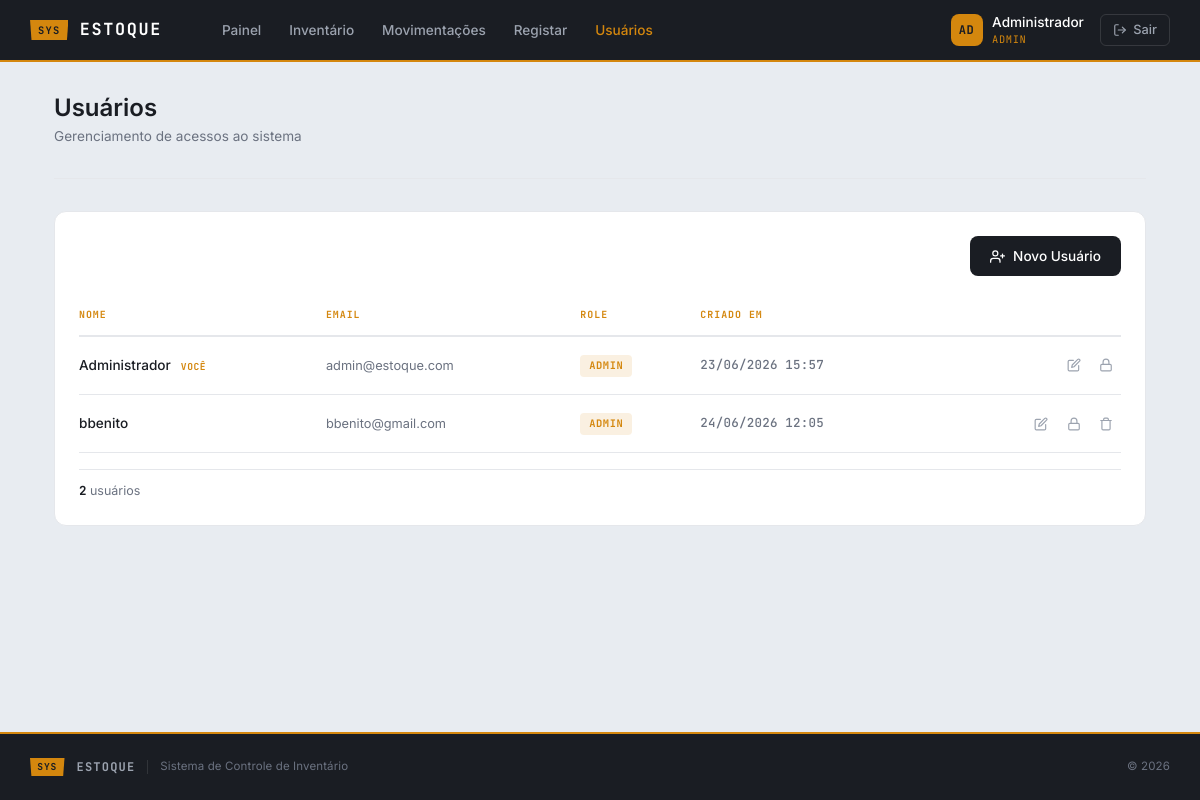
The app's page /pages/Usuarios.php (signed in), older data.
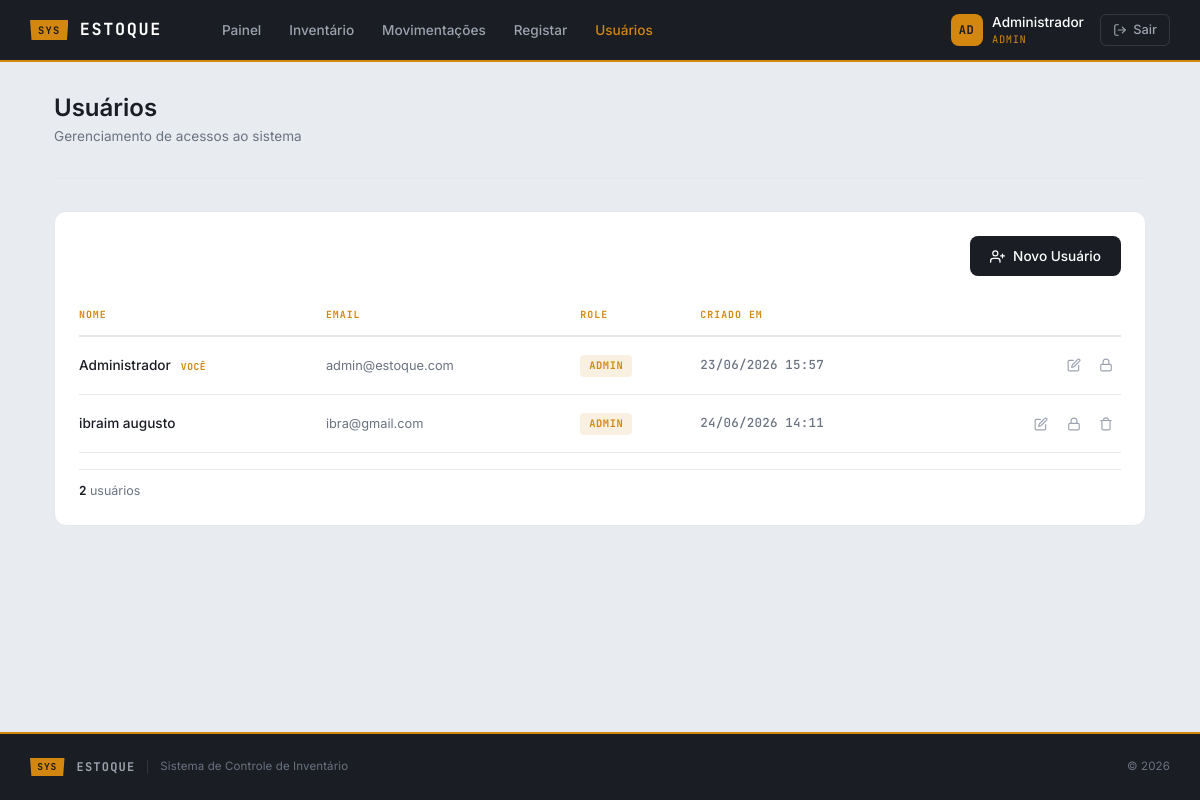
The same page, newer data.
### tables this page shows
CREATE TABLE `usuarios` (
  `id` int(255) NOT NULL,
  `nome` varchar(100) NOT NULL,
  `email` varchar(100) NOT NULL,
  `senha` varchar(255) NOT NULL,
  `role` enum('admin','funcionario') NOT NULL,
  `criado_em` timestamp NOT NULL DEFAULT current_timestamp()
);

### model/Usuario.php (called while the page is built, shortened)
<?php
class Usuario
{
    private $conn;
    public function __construct($conn)
    {
        $this->conn = $conn;
    }
    public function listarTodos()
    {
        $sql = "SELECT id, nome, email, role, criado_em FROM usuarios ORDER BY nome ASC";
        $query = $this->conn->prepare($sql);
        $query->execute();
        $result = $query->get_result();
        return $result->fetch_all(MYSQLI_ASSOC);
    }
}

### pages/Usuarios.php (the view, shortened to what the changed rows need)
<?php
require_once __DIR__ . "/../config/Database.php";
require_once __DIR__ . "/../model/Usuario.php";
$db = new Database();
$conn = $db->conectar();
$usuario = new Usuario($conn);
$usuarios = $usuario->listarTodos();
require_once "layouts/header.php";
?>
<div class="app-body">
    <div class="app-container">
        <div class="page-header">
            <h1>Usuários</h1>
        </div>
        <div class="card-app">
            <?php if (empty($usuarios)): ?>
            <div class="empty-state">
                <svg viewBox="0 0 24 24"><path d="M17 21v-2a4 4 0 0 0-4-4H5a4 4 0 0 0-4 4v2"/><circle cx="9" cy="7" r="4"/><path d="M23 21v-2a4 4 0 0 0-3-3.87"/><path d="M16 3.13a4 4 0 0 1 0 7.75"/></svg>
                <h3>Nenhum usuário registado</h3>
                <p>Crie o primeiro usuário para conceder acesso ao sistema.</p>
            </div>
            <?php else: ?>
            <div class="list-table-wrap">
                <table class="list-table">
                    <thead>
                        <tr>
                            <th>Nome</th>
                            <th>Email</th>
                            <th>Role</th>
                            <th>Criado em</th>
                            <th></th>
                        </tr>
                    </thead>
                    <tbody>
                        <?php foreach ($usuarios as $u):
                            $isSelf = (int)$u['id'] === (int)$_SESSION['id'];
                        ?>
                        <tr>
                            <td class="cell-name">
                                <?= htmlspecialchars($u['nome']) ?>
                            </td>
                            <td class="cell-category"><?= htmlspecialchars($u['email']) ?></td>
                            <td>
                                <span class="role-badge role-<?= $u['role'] ?>"><?= $u['role'] === 'admin' ? 'Admin' : 'Funcionário' ?></span>
                            </td>
                            <td class="cell-code"><?= date('d/m/Y H:i', strtotime($u['criado_em'])) ?></td>
                            <td>
                                <div class="action-group">
                                    <button type="button" class="action-btn edit" title="Editar" data-bs-toggle="modal" data-bs-target="#editarModal"
                                        data-id="<?= $u['id'] ?>"
                                        data-nome="<?= htmlspecialchars($u['nome'], ENT_QUOTES) ?>"
                                        data-email="<?= htmlspecialchars($u['email'], ENT_QUOTES) ?>"
                                        data-role="<?= $u['role'] ?>">
                                        <svg viewBox="0 0 24 24"><path d="M11 4H4a2 2 0 0 0-2 2v14a2 2 0 0 0 2 2h14a2 2 0 0 0 2-2v-7"/><path d="M18.5 2.5a2.121 2.121 0 0 1 3 3L12 15l-4 1 1-4 9.5-9.5z"/></svg>
                                    </button>
                                    <button type="button" class="action-btn edit" title="Alterar Senha" data-bs-toggle="modal" data-bs-target="#senhaModal"
                                        data-id="<?= $u['id'] ?>"
                                        data-nome="<?= htmlspecialchars($u['nome'], ENT_QUOTES) ?>">
                                        <svg viewBox="0 0 24 24"><rect x="3" y="11" width="18" height="11" rx="2" ry="2"/><path d="M7 11V7a5 5 0 0 1 10 0v4"/></svg>
                                    </button>
                                    <?php if (!$isSelf): ?>
                                    <button type="button" class="action-btn delete" title="Excluir" data-bs-toggle="modal" data-bs-target="#deleteModal"
                                        data-id="<?= $u['id'] ?>"
                                        data-nome="<?= htmlspecialchars($u['nome'], ENT_QUOTES) ?>">
                                        <svg viewBox="0 0 24 24"><polyline points="3 6 5 6 21 6"/><path d="M19 6v14a2 2 0 0 1-2 2H7a2 2 0 0 1-2-2V6m3 0V4a2 2 0 0 1 2-2h4a2 2 0 0 1 2 2v2"/></svg>
                                    </button>
                                    <?php endif; ?>
                                </div>
                            </td>
                        </tr>
                        <?php endforeach; ?>
                    </tbody>
                </table>
            </div>
            <?php endif; ?>
        </div>
    </div>
</div>
<?php require_once "layouts/footer.php"; ?>

Row changes from the older to the newer data that the page shows:
changed usuarios: nome "bbenito" → "ibraim augusto"; email "bbenito@gmail.com" → "ibra@gmail.com"; criado_em "24/06/2026 12:05" → "24/06/2026 14:11"
